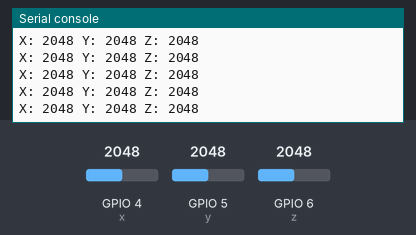
This program was run on a simulated ESP32 board running MicroPython. Parts: the last lines printed to the serial console. Inputs (shaded band) come from the test bench; at power-on: GPIO 4 (x) = 2048, GPIO 5 (y) = 2048, GPIO 6 (z) = 2048 (analog values on the 0–4095 scale).

Above: at 1.2 s.
1.3 s: GPIO 4 (x) set to 2866
At 1.31 s:
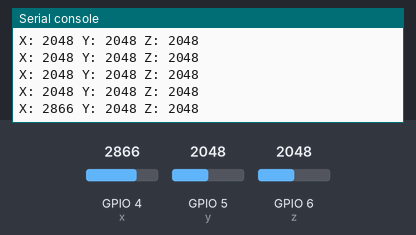
2.8 s: GPIO 5 (y) set to 2866
At 2.82 s:
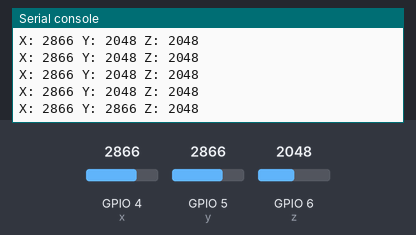
4.3 s: GPIO 6 (z) set to 2866
At 4.32 s:
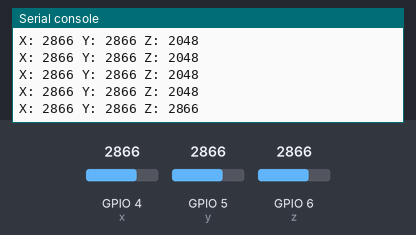
5.8 s: GPIO 4 (x) set to 3603
At 5.83 s:
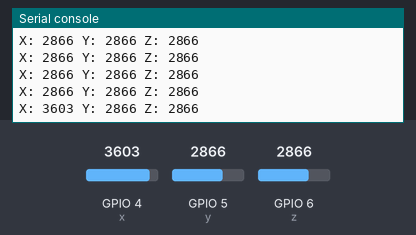
7.3 s: GPIO 5 (y) set to 3603
At 7.34 s:
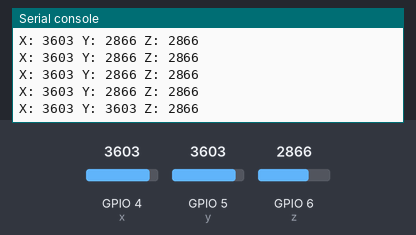
8.8 s: GPIO 6 (z) set to 3603
At 8.84 s:
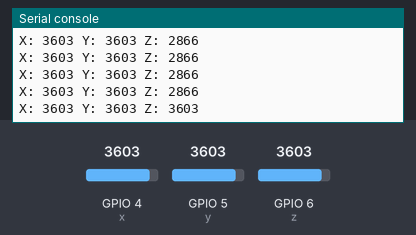
Timing chart, 0 to 11.3 s (numbered marks = the images above; inputs shaded):
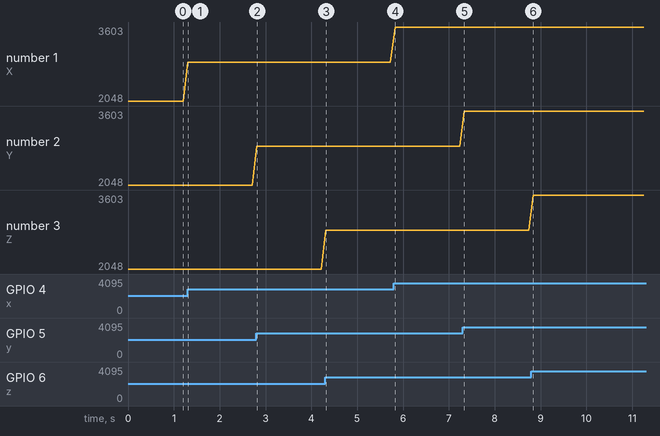

Measured:
- after the input at 1.3 s, the serial console: prints a new line at once (image 1)
- after the input at 2.8 s, the serial console: prints a new line at once (image 2)
- after the input at 4.3 s, the serial console: prints a new line at once (image 3)
- after the input at 5.8 s, the serial console: prints a new line at once (image 4)
- after the input at 7.3 s, the serial console: prints a new line at once (image 5)
- after the input at 8.8 s, the serial console: prints a new line at once (image 6)
- plotted number 1: 2048 → 2866 after the input at 1.3 s, 2866 → 3603 after the input at 5.8 s

The program:

ADXL335_test.py
```python
#This code uses an ADXL335 acceleromater to measure the speed in the x, y, and z directions.
#The ESP32 utilizes the ADC (Analog to Digital Converter) pins to get data from the accelerometer
#Connect Vcc pin on the sensor to 3.3v pin on the ESP32 (Do not use 5v), Gnd on the sensor to Gnd on the ESP32, x-out on the sensor to GPIO 4 on the ESP32, y-out on the sensor to GPIO 5 on the ESP32, and z-out on the sensor to GPIO 7 on the ESP32
#Reminder, ADXL335 does not work with 5v, use 3.3v instead. Otherwise, the sensor might burn up

from machine import Pin, ADC
from utime import sleep

x=ADC(Pin(4))
y=ADC(Pin(5))
z=ADC(Pin(6))

x.atten(ADC.ATTN_11DB)
y.atten(ADC.ATTN_11DB)
z.atten(ADC.ATTN_11DB)

while True:
    print("X:", x.read(), "Y:", y.read(), "Z:", z.read())
    sleep(0.1)
```
